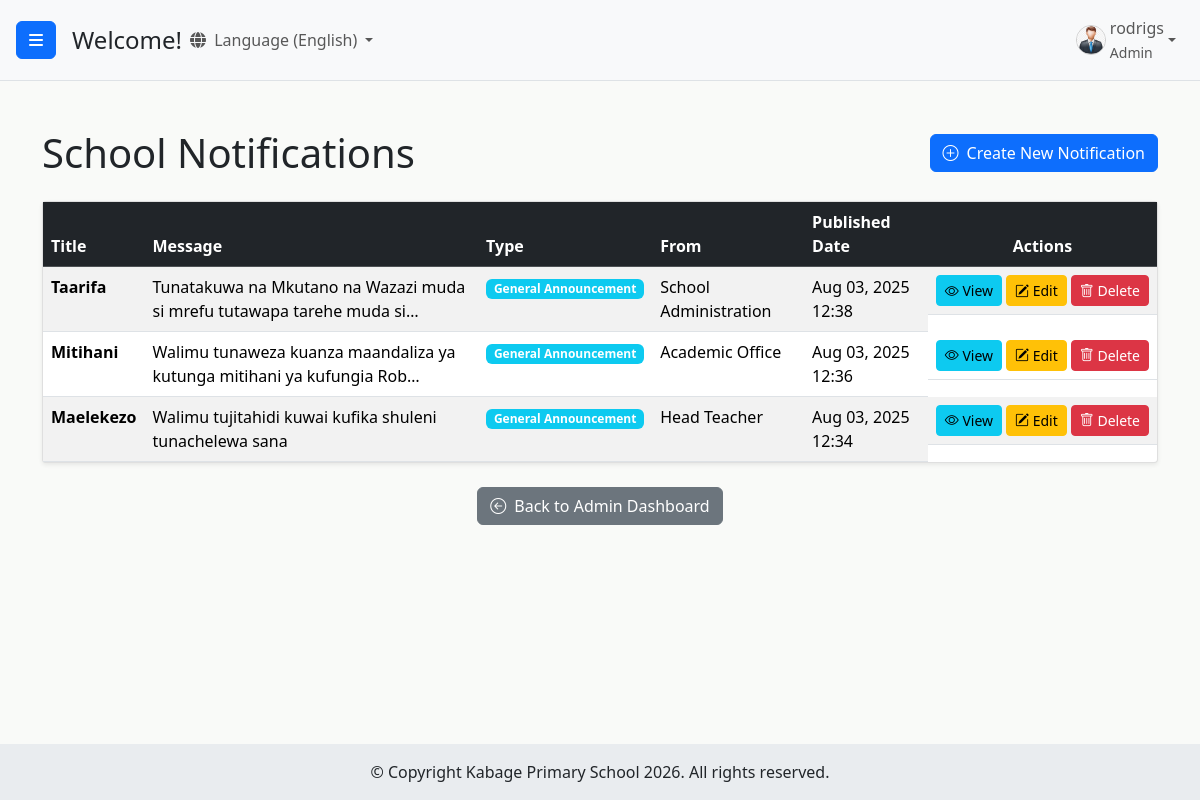
The app's page /users/notifications/ (signed in) with its own data.
### users/models.py (models this page shows, shortened)
class CustomUser(AbstractUser):
    ROLE_CHOICES = (
        ('admin', 'Admin'),
        ('headteacher', 'Head Teacher'),
        ('class_teacher', 'Class Teacher'),
        ('academic_teacher', 'Academic Teacher'),
        ('statistic_teacher', 'Statistic Teacher'),
        ('subject_teacher', 'Subject Teacher'),
    )
    GENDER_CHOICES = (
        ('M', 'Male'),
        ('F', 'Female'),
        ('O', 'Other'), # Optional: for inclusivity
    )
    role = models.CharField(max_length=20, choices=ROLE_CHOICES, default='academic_teacher')
    is_approved = models.BooleanField(default=False)
    phone_regex = RegexValidator(regex=r'^\+?1?\d{9,15}$',
                                 message="Phone number must be entered in the format: '+999999999'. Up to 15 digits allowed.")
    phone_number = models.CharField(validators=[phone_regex],
                                    max_length=17,
                                    blank=True,
                                    null=True,
                                    unique=True
                                    )
    gender = models.CharField(max_length=1, choices=GENDER_CHOICES, blank=True, null=True)
    address = models.CharField(max_length=255, blank=True, null=True) # <-- ADD THIS FIELD if it's not there
    security_question_1 = models.CharField(max_length=255, blank=True, null=True)
    security_answer_1 = models.CharField(max_length=255, blank=True, null=True)
    security_question_2 = models.CharField(max_length=255, blank=True, null=True)
    security_answer_2 = models.CharField(max_length=255, blank=True, null=True)
    security_question_3 = models.CharField(max_length=255, blank=True, null=True)
    security_answer_3 = models.CharField(max_length=255, blank=True, null=True)
    security_questions_set = models.BooleanField(default=False)
    groups = models.ManyToManyField(
        Group,
        verbose_name=('groups'),
        blank=True,
        help_text=(
            'The groups this user belongs to. A user will get all permissions '
            'granted to each of their groups.'
        ),
        related_name="customuser_set",
        related_query_name="customuser",
    )
    user_permissions = models.ManyToManyField(
        Permission,
        verbose_name=('user permissions'),
        blank=True,
        help_text=('Specific permissions for this user.'),
        related_name="customuser_set",
        related_query_name="customuser",
    )

class Notification(models.Model):
    NOTIFICATION_TYPES = [
        ('general', 'General Announcement'),
        ('alert', 'Urgent Alert'),
        ('event', 'Event Reminder'),
        ('action', 'Action Required'),
        ('holiday', 'Holiday Notice'), # Added a common type for schools
    ]
    title = models.CharField(max_length=255, help_text="A brief, descriptive title for the notification.")
    message = models.TextField(help_text="The full content of the notification.")
    notification_type = models.CharField(
        max_length=20,
        choices=NOTIFICATION_TYPES,
        default='general',
        help_text="Categorize the notification (e.g., General, Urgent)."
    )
    notify_from = models.CharField(
        max_length=100,
        blank=True, # Allow this field to be empty
        null=True,  # Allow NULL in the database
        default="School Administration", # A good default if nothing is specified
        help_text="Who is sending this notification (e.g., Headteacher, Academic Office, System)."
    )
    published_date = models.DateTimeField(
        default=timezone.now,
        help_text="The date and time this notification becomes visible."
    )
    class Meta:
        ordering = ['-published_date'] # Order by most recent first
        verbose_name = "School Notification"
        verbose_name_plural = "School Notifications"
    def get_tag_class(self):
        if self.notification_type == 'general':
            return 'bg-info text-white'
        elif self.notification_type == 'alert':
            return 'bg-danger text-white'
        elif self.notification_type == 'event':
            return 'bg-warning text-dark'
        elif self.notification_type == 'action':
            return 'bg-primary text-white'
        elif self.notification_type == 'holiday':
            return 'bg-success text-white' # Green for holidays
        return 'bg-secondary text-white' # Default fallback

### users/views.py (the view)
class NotificationListView(LoginRequiredMixin, AdminRequiredMixin, ListView):
    model = Notification
    template_name = 'users/notification_list.html'
    context_object_name = 'notifications'
    ordering = ['-timestamp'] # Order by newest first

### users/views.py (called while the page is built)
    def test_func(self):
        return self.request.user.is_staff # or self.request.user.is_superuser if only superusers

### users/templates/users/notification_list.html (shortened to what this page needs)
{% extends 'base.html' %}
{% load i18n %}
{% block content %}
<div class="container mt-4">
    <div class="d-flex justify-content-between align-items-center mb-4">
        <h1 class="mb-0">School Notifications</h1>
        <a href="{% url 'notification_create' %}" class="btn btn-primary">
            <i class="bi bi-plus-circle me-2"></i>Create New Notification
        </a>
    </div>
    {% if notifications %}
    <div class="card shadow-sm">
        <div class="card-body p-0">
            <div class="table-responsive">
                <table class="table table-striped table-hover mb-0">
                    <thead class="table-dark">
                        <tr>
                            <th scope="col" class="text-white">Title</th>
                            <th scope="col" class="text-white">Message</th>
                            <th scope="col" class="text-white">Type</th>
                            <th scope="col" class="text-white">From</th>
                            <th scope="col" class="text-white">Published Date</th>
                            <th scope="col" class="text-white text-center">Actions</th>
                        </tr>
                    </thead>
                    <tbody>
                        {% for notification in notifications %}
                        <tr>
                            <td>
                                <strong>{{ notification.title }}</strong>
                            </td>
                            <td>{{ notification.message|truncatechars:70 }}</td>
                            <td>
                                <span class="badge {{ notification.get_tag_class }}">
                                    {{ notification.get_notification_type_display }}
                                </span>
                            </td>
                            <td>{{ notification.notify_from }}</td>
                            <td>{{ notification.published_date|date:"M d, Y H:i" }}</td>
                            <td class="text-center text-nowrap d-flex justify-content-center align-items-center gap-1">
                                <a href="{% url 'notification_detail' notification.pk %}" class="btn btn-sm btn-info" data-bs-toggle="tooltip" data-bs-placement="top" title="View Details">
                                    <i class="bi bi-eye"></i> View
                                </a>
                                <a href="{% url 'notification_update' notification.pk %}" class="btn btn-sm btn-warning" data-bs-toggle="tooltip" data-bs-placement="top" title="Edit Notification">
                                    <i class="bi bi-pencil-square"></i> Edit
                                </a>
                                <a href="{% url 'notification_delete' notification.pk %}" class="btn btn-sm btn-danger" data-bs-toggle="tooltip" data-bs-placement="top" title="Delete Notification">
                                    <i class="bi bi-trash"></i> Delete
                                </a>
                            </td>
                        </tr>
                        {% endfor %}
                    </tbody>
                </table>
            </div>
        </div>
    </div>
    {% endif %}
    <div class="mt-4 text-center">
        <a href="{% url 'admin_dashboard' %}" class="btn btn-secondary">
            <i class="bi bi-arrow-left-circle me-2"></i>Back to Admin Dashboard
        </a>
    </div>
</div>
{% endblock %}

### templates/base.html (shortened to what this page needs)
{% load static %}
{% load i18n %}
<!DOCTYPE html>
<html lang="en">
<head>
    <link href="https://cdn.jsdelivr.net/npm/bootstrap@5.3.3/dist/css/bootstrap.min.css" rel="stylesheet">
    <link rel="stylesheet" href="https://cdn.jsdelivr.net/npm/bootstrap-icons@1.10.5/font/bootstrap-icons.css">
    <link rel="stylesheet" href="https://cdnjs.cloudflare.com/ajax/libs/font-awesome/6.5.2/css/all.min.css" />
    {% block dashboard_css %}
        <link rel="stylesheet" href="{% static 'users/css/dashboard.css' %}">
    {% endblock %}
</head>
<body class="d-flex flex-column min-vh-100">
    {% block body_content %}
        <div class="d-flex flex-grow-1" id="wrapper">
            <div id="page-content-wrapper" class="flex-grow-1 d-flex flex-column">
                <nav class="navbar navbar-expand-lg navbar-light bg-light border-bottom">
                    <button class="btn btn-primary" id="menu-toggle">
                        <i class="fas fa-bars"></i>
                    </button>
                    <h4 class="ms-3 my-0">{% block page_heading %}Welcome!{% endblock %}</h4>
                    {% get_current_language as LANGUAGE_CODE %}
                <div class="collapse navbar-collapse" id="navbarSupportedContent">
                    <ul class="navbar-nav me-auto mt-2 mt-lg-0">
                        <li class="nav-item dropdown">
                            <a class="nav-link dropdown-toggle" href="#" id="navbarDropdownLanguage" role="button" data-bs-toggle="dropdown" aria-expanded="false">
                                <i class="fas fa-globe me-1"></i>
                                {% if LANGUAGE_CODE == 'en' %}{% translate "Language" %} (English){% else %}{% translate "Language" %} (Kiswahili){% endif %}
                            </a>
                                {% get_language_info for 'en' as lang_en %}
                                {% get_language_info for 'sw' as lang_sw %}
                        </li>
                    </ul>
                    <ul class="navbar-nav mt-2 mt-lg-0">
                        {% if user.is_authenticated %}
                            <li class="nav-item dropdown">
                                <a class="nav-link dropdown-toggle d-flex align-items-center" href="#" id="navbarDropdownDashboard" role="button" data-bs-toggle="dropdown" data-bs-display="static" aria-expanded="false">
                                    {% if user.gender == 'M' %}
                                        <img src="{% static 'users/img/male_icon.png' %}" alt="Male User Icon" class="rounded-circle me-1" style="width: 30px; height: 30px; object-fit: cover;">
                                    {% elif user.gender == 'F' %}
                                        <img src="{% static 'users/img/female_icon.png' %}" alt="Female User Icon" class="rounded-circle me-1" style="width: 30px; height: 30px; object-fit: cover;">
                                    {% else %}
                                        <i class="fas fa-user me-1"></i>
                                    {% endif %}
                                    <span>
                                        {% if user.first_name and user.last_name %}
                                            {{ user.first_name }} {{ user.last_name }}
                                        {% else %}
                                            {{ user.username }}
                                        {% endif %}
                                        {% if user.role %}
                                            <br><small>{{ user.get_role_display }}</small>
                                        {% endif %}
                                    </span>
                                </a>
                            </li>
                        {% else %}
                            <li class="nav-item">
                                <a class="nav-link" href="{% url 'login' %}">{% translate "Login" %}</a>
                            </li>
                        {% endif %}
                    </ul>
                </div>
                </nav>
                <div id="main-content-area" class="flex-grow-1 overflow-auto">
                    {% block content %}{% endblock %}
                </div>
            </div>
        </div>
    {% endblock body_content %}
    <footer id="main-site-footer" class="text-dark text-center py-3">
        <div class="container-fluid">
            <p class="mb-0">&copy; Copyright Kabage Primary School {% now "Y" %}. All rights reserved.</p>
        </div>
    </footer>
</body>
</html>

### users/static/users/css/dashboard.css (style rules this page uses)
html, body { height: 100%; margin: 0; padding: 0; font-family: 'Segoe UI', Tahoma, Geneva, Verdana, sans-serif; overflow-x: hidden; }
body { display: flex; flex-direction: column; min-height: 100vh; }
#wrapper { display: flex; flex-grow: 1; width: 100%; overflow: hidden; }
#page-content-wrapper { display: flex; flex-direction: column; flex-grow: 1; overflow-x: hidden; width: 100%; transition: margin .25s ease-out; }
#main-content-area { flex-grow: 1; padding: 1.5rem; background-color: #f9faf8; padding-bottom: 70px; }
@media (min-width: 768px) { #page-content-wrapper { width: calc(100% - 250px); } }
#page-content-wrapper .navbar { padding: 0.5rem 1rem; }
.navbar-nav .nav-item .nav-link img { border: 1px solid #ccc; }
#main-site-footer { background-color: #e9ecef; color: #343a40; text-align: center; padding: 1rem 0; width: 100%; flex-shrink: 0; z-index: 10; }
.card { border: 1px solid rgba(0,0,0,.125); border-radius: 0.25rem; background-color: #fff; box-shadow: 0 0.125rem 0.25rem rgba(0,0,0,.075); height: 100%; display: flex; flex-direction: column; }
#wrapper { display: flex; }
#page-content-wrapper { min-width: 0; width: 100%; display: flex; flex-direction: column; }

### records on screen
CustomUser: username "rodrigs", role "Admin"
Notification: title "Taarifa", message "Tunatakuwa na Mkutano na Wazazi muda si mrefu tutawapa tarehe muda si…", notification_type "General Announcement", notify_from "School Administration", published_date "Aug 03, 2025 12:38"
Notification: title "Mitihani", message "Walimu tunaweza kuanza maandaliza ya kutunga mitihani ya kufungia Rob…", notification_type "General Announcement", notify_from "Academic Office", published_date "Aug 03, 2025 12:36"
Notification: title "Maelekezo", message "Walimu tujitahidi kuwai kufika shuleni tunachelewa sana", notification_type "General Announcement", notify_from "Head Teacher", published_date "Aug 03, 2025 12:34"
